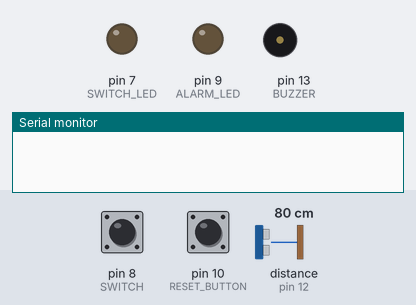
The sketch below on a simulated Arduino Uno, built with avr-gcc and run on an emulated ATmega328P. Parts: output pins drawn as LEDs (lit = HIGH), buzzer (waves = sounding), the last lines printed to the serial monitor. Dashed ring = blinking. The inputs (shaded band) are chosen by the test bench; at power-on: pin 8 (SWITCH) LOW, distance to the obstacle (sensor on pin 12) 80 cm, pin 10 (RESET_BUTTON) LOW. The echo pulse lasts 58.3 µs per cm; pins used as bus, display or sensor lines are not drawn.

Above: at 1.2 s.
1.3 s: pin 8 (SWITCH) pulled HIGH for 1 s
At 2.8 s:
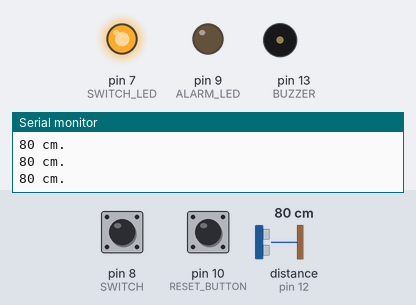
4.3 s: distance to the obstacle (sensor on pin 12) set to 33 cm
6.4 s: distance to the obstacle (sensor on pin 12) set to 26 cm
At 7.24 s:
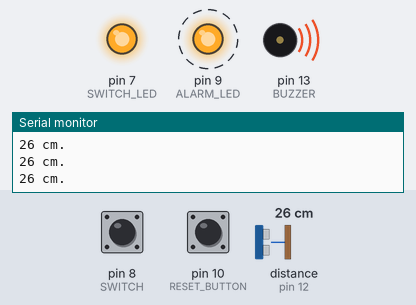
9.4 s: pin 8 (SWITCH) pulled HIGH for 0.15 s
At 10.2 s:
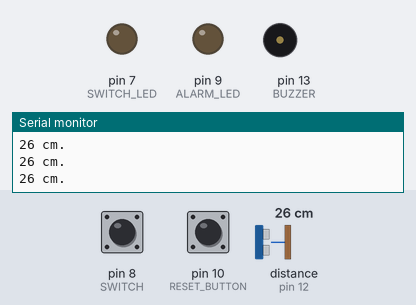
11.0 s: pin 8 (SWITCH) pulled HIGH for 3.2 s
At 12.79 s:
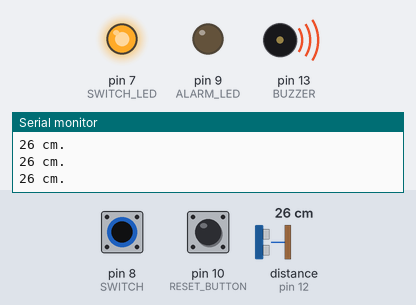
Timing chart, 0 to 15.6 s (numbered marks = the images above; inputs shaded):
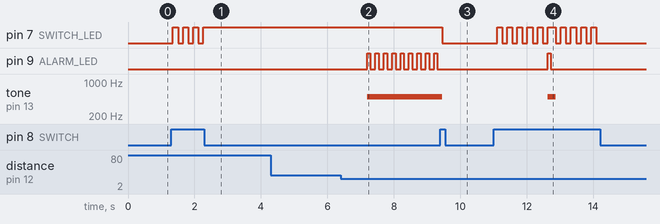

Measured:
- the behaviour switches between 30 and 29 cm on distance to the obstacle (sensor on pin 12) (found by bisection; images 1 and 2)
- after the input at 1.3 s, pin 7 (SWITCH_LED): alternates HIGH for 0.16 s and LOW for 0.15 s, 7 changes in all, then stays HIGH, starting after 0.05 s
- after the input at 6.4 s, pin 9 (ALARM_LED): alternates HIGH for 0.10 s and LOW for 0.15 s, starting after 0.79 s; tone on pin 13 (BUZZER): silent → 500 Hz after 0.79 s
- after the input at 9.4 s, pin 7 (SWITCH_LED): HIGH → LOW after 0.06 s; pin 9 (ALARM_LED): stops changing and stays LOW; tone on pin 13 (BUZZER): 500 Hz → silent after 0.06 s
- after the input at 11.0 s, pin 7 (SWITCH_LED): goes 5 × (HIGH 0.15 s, LOW 0.15 s), HIGH 0.25 s, 4 × (LOW 0.15 s, HIGH 0.15 s), then LOW, starting after 0.11 s; pin 9 (ALARM_LED): LOW → HIGH after 1.6 s, → LOW 0.10 s later; tone on pin 13 (BUZZER): silent → 500 Hz after 1.6 s, → silent 0.25 s later

The sketch:

alarmSystem.ino
```cpp
#define TRIG 11
#define ECHO 12
#define BUZZER 13
#define RESET_BUTTON 10
#define ALARM_LED 9
#define SWITCH 8
#define SWITCH_LED 7


long duration, distance;
boolean alarmOn = false;
unsigned int counter = 0;
unsigned int maxCounter = 0;
boolean on = false;
boolean buttonState = false;

void setup() {
  Serial.begin(9600);
  pinMode(TRIG, OUTPUT);
  pinMode(ECHO, INPUT);
  pinMode(BUZZER, OUTPUT);
  pinMode(RESET_BUTTON, INPUT);
  pinMode(ALARM_LED, OUTPUT);
  pinMode(SWITCH, INPUT);
  pinMode(SWITCH_LED, OUTPUT);
}

void loop() {

  delay(150);

  buttonState = digitalRead(SWITCH);

  if (buttonState) {
    on = !on;
    if (on) {
      digitalWrite(SWITCH_LED, HIGH);
    }
    else {
      digitalWrite(SWITCH_LED, LOW);
      alarmOn = false;
      noTone(BUZZER);
      digitalWrite(ALARM_LED, LOW);
    }
  }

  if (on) {
    digitalWrite(TRIG, LOW);
    delayMicroseconds(5);
    digitalWrite(TRIG, HIGH);
    delayMicroseconds(10);
    digitalWrite(TRIG, LOW);

    //Read the signal from the sensor
    duration = pulseIn(ECHO, HIGH);

    //Convert time into distance
    distance = duration / 2 / 29.1;

    Serial.print(distance);
    Serial.println(" cm.");

    if (distance < 30) {
      counter++;
      maxCounter = 0;
    }

    if (distance > 50) {
      maxCounter++;
    }

    if (maxCounter > 5) {
      counter = 0;
    }

    if (counter > 5) {
      alarmOn = true;
      counter = 0;
    }

    if (alarmOn) {
      tone(BUZZER, 500);
      digitalWrite(ALARM_LED, HIGH);
      delay(100);
      digitalWrite(ALARM_LED, LOW);
      counter = 0;
      maxCounter = 0;
    }

    if (digitalRead(RESET_BUTTON)) {
      counter = 0;
      maxCounter = 0;
      alarmOn = false;
      noTone(BUZZER);
      digitalWrite(ALARM_LED, LOW);
    }
  }


}
```
